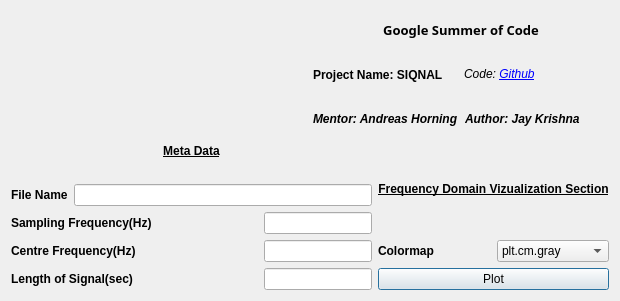
<?xml version="1.0" encoding="UTF-8"?>
<ui version="4.0">
 <class>Dialog</class>
 <widget class="QDialog" name="Dialog">
  <property name="geometry">
   <rect>
    <x>0</x>
    <y>0</y>
    <width>620</width>
    <height>301</height>
   </rect>
  </property>
  <property name="windowTitle">
   <string>Dialog</string>
  </property>
  <layout class="QHBoxLayout" name="horizontalLayout_13">
   <item>
    <layout class="QVBoxLayout" name="verticalLayout_4">
     <item>
      <layout class="QHBoxLayout" name="horizontalLayout_3">
       <item>
        <widget class="QLabel" name="LogoDisplay">
         <property name="text">
          <string/>
         </property>
         <property name="alignment">
          <set>Qt::AlignCenter</set>
         </property>
        </widget>
       </item>
       <item>
        <layout class="QVBoxLayout" name="verticalLayout">
         <item>
          <widget class="QLabel" name="ProgramNameDisplay">
           <property name="font">
            <font>
             <family>Sans Serif</family>
             <pointsize>10</pointsize>
             <weight>75</weight>
             <bold>true</bold>
            </font>
           </property>
           <property name="text">
            <string>Google Summer of Code</string>
           </property>
           <property name="alignment">
            <set>Qt::AlignCenter</set>
           </property>
          </widget>
         </item>
         <item>
          <layout class="QHBoxLayout" name="horizontalLayout">
           <item>
            <widget class="QLabel" name="ProjectNameDisplay">
             <property name="font">
              <font>
               <weight>75</weight>
               <bold>true</bold>
              </font>
             </property>
             <property name="text">
              <string>Project Name: SIQNAL</string>
             </property>
            </widget>
           </item>
           <item>
            <widget class="QLabel" name="CodeNameDisplay">
             <property name="font">
              <font>
               <italic>true</italic>
              </font>
             </property>
             <property name="text">
              <string>Code: &lt;a href=&quot;https://github.com/aerospaceresearch/siqnal&quot;&gt;Github&lt;/a&gt;</string>
             </property>
            </widget>
           </item>
          </layout>
         </item>
         <item>
          <layout class="QHBoxLayout" name="horizontalLayout_2">
           <item>
            <widget class="QLabel" name="MentorNameDisplay">
             <property name="font">
              <font>
               <weight>75</weight>
               <italic>true</italic>
               <bold>true</bold>
              </font>
             </property>
             <property name="text">
              <string>Mentor: Andreas Horning</string>
             </property>
            </widget>
           </item>
           <item>
            <widget class="QLabel" name="AuthorNameDisplay">
             <property name="font">
              <font>
               <weight>75</weight>
               <italic>true</italic>
               <bold>true</bold>
              </font>
             </property>
             <property name="text">
              <string>Author: Jay Krishna</string>
             </property>
            </widget>
           </item>
          </layout>
         </item>
        </layout>
       </item>
      </layout>
     </item>
     <item>
      <layout class="QHBoxLayout" name="horizontalLayout_10">
       <item>
        <layout class="QVBoxLayout" name="verticalLayout_2">
         <item>
          <widget class="QLabel" name="MetaDisplay">
           <property name="font">
            <font>
             <weight>75</weight>
             <bold>true</bold>
             <underline>true</underline>
            </font>
           </property>
           <property name="text">
            <string>Meta Data</string>
           </property>
           <property name="alignment">
            <set>Qt::AlignCenter</set>
           </property>
          </widget>
         </item>
         <item>
          <widget class="QLabel" name="FileLogoDisplay">
           <property name="text">
            <string/>
           </property>
           <property name="alignment">
            <set>Qt::AlignCenter</set>
           </property>
          </widget>
         </item>
         <item>
          <layout class="QHBoxLayout" name="horizontalLayout_7">
           <item>
            <widget class="QLabel" name="FileNameLabel">
             <property name="font">
              <font>
               <weight>75</weight>
               <bold>true</bold>
              </font>
             </property>
             <property name="text">
              <string>File Name</string>
             </property>
            </widget>
           </item>
           <item>
            <widget class="QLineEdit" name="FileNameDisplay">
             <property name="alignment">
              <set>Qt::AlignCenter</set>
             </property>
             <property name="readOnly">
              <bool>true</bool>
             </property>
            </widget>
           </item>
          </layout>
         </item>
         <item>
          <layout class="QHBoxLayout" name="horizontalLayout_4">
           <item>
            <widget class="QLabel" name="SampleFreqLabel">
             <property name="font">
              <font>
               <weight>75</weight>
               <bold>true</bold>
              </font>
             </property>
             <property name="text">
              <string>Sampling Frequency(Hz)</string>
             </property>
            </widget>
           </item>
           <item>
            <widget class="QLineEdit" name="SampleFreqDisplay">
             <property name="sizePolicy">
              <sizepolicy hsizetype="Fixed" vsizetype="Fixed">
               <horstretch>0</horstretch>
               <verstretch>0</verstretch>
              </sizepolicy>
             </property>
             <property name="readOnly">
              <bool>true</bool>
             </property>
            </widget>
           </item>
          </layout>
         </item>
         <item>
          <layout class="QHBoxLayout" name="horizontalLayout_5">
           <item>
            <widget class="QLabel" name="CentreFreqLabel">
             <property name="font">
              <font>
               <weight>75</weight>
               <bold>true</bold>
              </font>
             </property>
             <property name="text">
              <string>Centre Frequency(Hz)</string>
             </property>
            </widget>
           </item>
           <item>
            <widget class="QLineEdit" name="CentreFreqDisplay">
             <property name="sizePolicy">
              <sizepolicy hsizetype="Fixed" vsizetype="Fixed">
               <horstretch>0</horstretch>
               <verstretch>0</verstretch>
              </sizepolicy>
             </property>
             <property name="readOnly">
              <bool>true</bool>
             </property>
            </widget>
           </item>
          </layout>
         </item>
         <item>
          <layout class="QHBoxLayout" name="horizontalLayout_6">
           <item>
            <widget class="QLabel" name="LengthSIgnalLabel">
             <property name="font">
              <font>
               <weight>75</weight>
               <bold>true</bold>
              </font>
             </property>
             <property name="text">
              <string>Length of Signal(sec)</string>
             </property>
            </widget>
           </item>
           <item>
            <widget class="QLineEdit" name="TimeSignalDisplay">
             <property name="sizePolicy">
              <sizepolicy hsizetype="Fixed" vsizetype="Fixed">
               <horstretch>0</horstretch>
               <verstretch>0</verstretch>
              </sizepolicy>
             </property>
             <property name="readOnly">
              <bool>true</bool>
             </property>
            </widget>
           </item>
          </layout>
         </item>
        </layout>
       </item>
       <item>
        <layout class="QVBoxLayout" name="verticalLayout_3">
         <item>
          <widget class="QLabel" name="AnalysisDisplay">
           <property name="font">
            <font>
             <weight>75</weight>
             <bold>true</bold>
             <underline>true</underline>
            </font>
           </property>
           <property name="text">
            <string>Frequency Domain Vizualization Section</string>
           </property>
           <property name="alignment">
            <set>Qt::AlignCenter</set>
           </property>
          </widget>
         </item>
         <item>
          <layout class="QHBoxLayout" name="horizontalLayout_11">
           <item>
            <widget class="QLabel" name="ColormapDisplay">
             <property name="font">
              <font>
               <weight>75</weight>
               <bold>true</bold>
              </font>
             </property>
             <property name="text">
              <string>Colormap</string>
             </property>
            </widget>
           </item>
           <item>
            <widget class="QComboBox" name="ColormapInput">
             <item>
              <property name="text">
               <string>plt.cm.gray</string>
              </property>
             </item>
             <item>
              <property name="text">
               <string>plt.cm.magma</string>
              </property>
             </item>
             <item>
              <property name="text">
               <string>plt.cm.inferno</string>
              </property>
             </item>
             <item>
              <property name="text">
               <string>plt.cm.viridis</string>
              </property>
             </item>
             <item>
              <property name="text">
               <string>plt.cm.plasma</string>
              </property>
             </item>
            </widget>
           </item>
          </layout>
         </item>
         <item>
          <widget class="QPushButton" name="ActionButton">
           <property name="text">
            <string>Plot</string>
           </property>
          </widget>
         </item>
        </layout>
       </item>
      </layout>
     </item>
    </layout>
   </item>
  </layout>
 </widget>
 <resources/>
 <connections/>
</ui>
